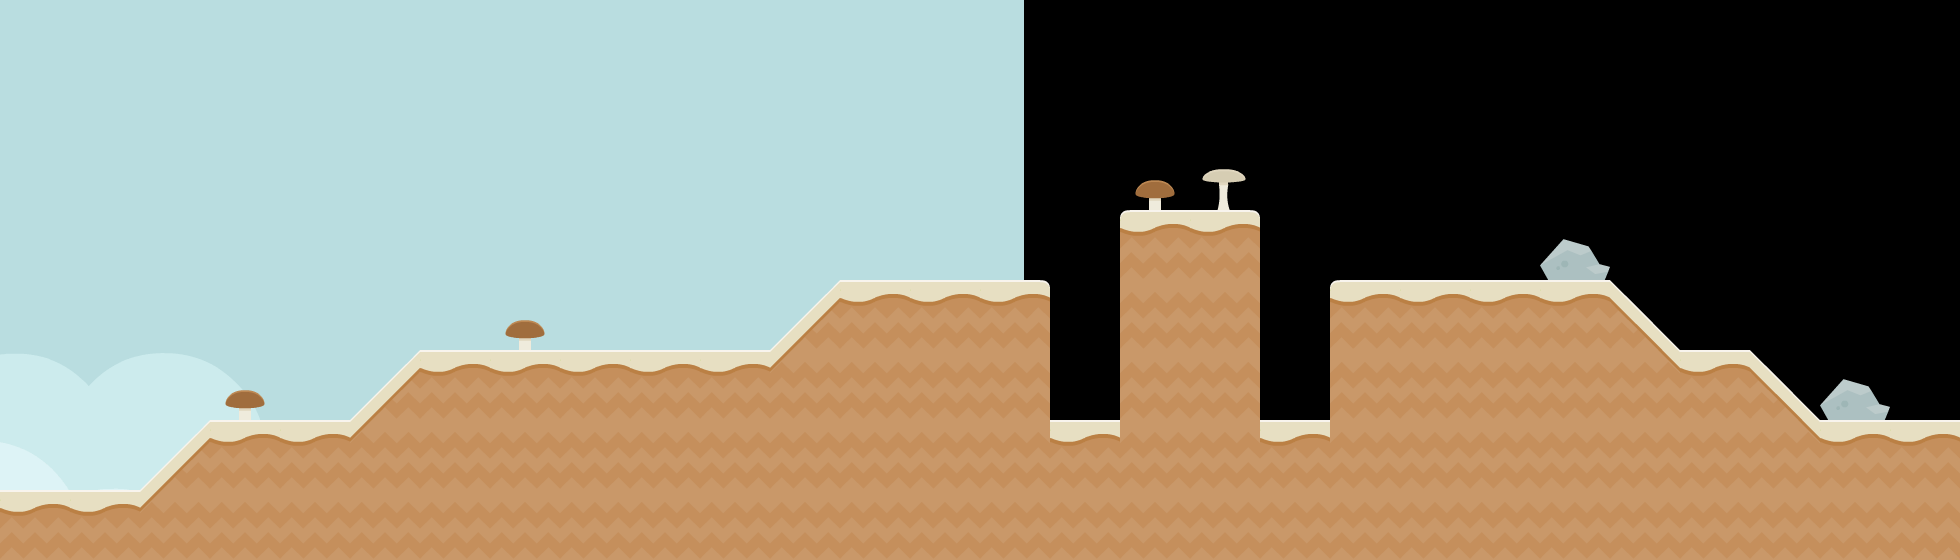

A level layout from a 2D game, rendered from its tile map. Below: a short description, then the map file with tile-grid data replaced by summaries:
An orthogonal 28x8 tile map with 70x70 px tiles, 3 tile layers (tiles_background, tiles_terrain, tiles_foreground), 2 image layers and 16 objects (9x SAND, 4x clickable, start, target, effect_clouds).

<map version="1.0" orientation="orthogonal" renderorder="right-down" width="28" height="8" tilewidth="70" tileheight="70" nextobjectid="89">
 <properties>
  <property name="blocks" value="stone_1x2_triangle_left,stone_1x2_triangle_left" />
  <property name="music" value="eight_bit_metal" />
 </properties>
 <tileset firstgid="1" name="tiles" tilewidth="70" tileheight="70" spacing="4" margin="2" tilecount="117">
  <image source="../../graphics/tiles.png" width="962" height="666" />
  <tile id="114">
   <animation>
    <frame tileid="114" duration="100" />
    <frame tileid="115" duration="100" />
    <frame tileid="116" duration="100" />
    <frame tileid="115" duration="100" />
   </animation>
  </tile>
 </tileset>
 <imagelayer name="background_b" x="1024" y="-299">
  <image source="../../graphics/backgrounds/colored_desert.png" />
 </imagelayer>
 <imagelayer name="background_a" y="-300">
  <image source="../../graphics/backgrounds/colored_desert.png" />
 </imagelayer>
 <layer name="tiles_background" width="30" height="8">
  <data>[240 cells, 5 non-empty, 2 distinct tile ids]</data>
 </layer>
 <layer name="tiles_terrain" width="30" height="8">
  <data>[240 cells, 86 non-empty, 8 distinct tile ids]</data>
 </layer>
 <layer name="tiles_foreground" width="30" height="8">
  <data>[240 cells, 1 non-empty, 1 distinct tile ids]</data>
 </layer>
 <objectgroup name="terrain">
  <object id="74" type="SAND" x="0" y="490">
   <polygon points="0,0 140,0 140,70 0,70" />
  </object>
  <object id="75" type="SAND" x="140" y="490">
   <polygon points="0,0 70,-70 210,-70 210,70 0,70" />
  </object>
  <object id="76" type="SAND" x="350" y="420">
   <polygon points="0,0 70,-70 420,-70 420,140 0,140" />
  </object>
  <object id="77" type="SAND" x="770" y="350">
   <polygon points="0,0 70,-70 280,-70 280,210 0,210" />
  </object>
  <object id="78" type="SAND" x="1050" y="420">
   <polygon points="0,0 280,0 280,140 0,140" />
  </object>
  <object id="80" type="SAND" x="1120" y="210">
   <polygon points="0,0 140,0 140,210 0,210" />
  </object>
  <object id="81" type="SAND" x="1330" y="280">
   <polygon points="0,0 280,0 350,70 350,280 0,280" />
  </object>
  <object id="82" type="SAND" x="1680" y="350">
   <polygon points="0,0 70,0 140,70 140,210 0,210" />
  </object>
  <object id="84" type="SAND" x="1820" y="420">
   <polygon points="0,0 140,0 140,140 0,140" />
  </object>
 </objectgroup>
 <objectgroup name="entities">
  <object id="4" name="start" type="start" x="910" y="210" width="70" height="70" />
  <object id="5" name="target" type="target" x="1470" y="210" width="70" height="70" />
  <object id="85" type="clickable" x="1137.5" y="175" width="35" height="35">
   <properties>
    <property name="effect" value="mushroom_brown" />
   </properties>
  </object>
  <object id="86" type="clickable" x="507.5" y="315" width="35" height="35">
   <properties>
    <property name="effect" value="mushroom_brown" />
   </properties>
  </object>
  <object id="87" type="clickable" x="227.5" y="385" width="35" height="35">
   <properties>
    <property name="effect" value="mushroom_brown" />
   </properties>
  </object>
  <object id="88" type="clickable" x="1207.5" y="157.5" width="35" height="35">
   <properties>
    <property name="effect" value="mushroom_white" />
   </properties>
  </object>
 </objectgroup>
 <objectgroup name="background_effects">
  <object id="16" type="effect_clouds" x="210" y="0" width="1680" height="140" />
 </objectgroup>
 <objectgroup name="foreground_effects" />
 <objectgroup name="npc" />
</map>
